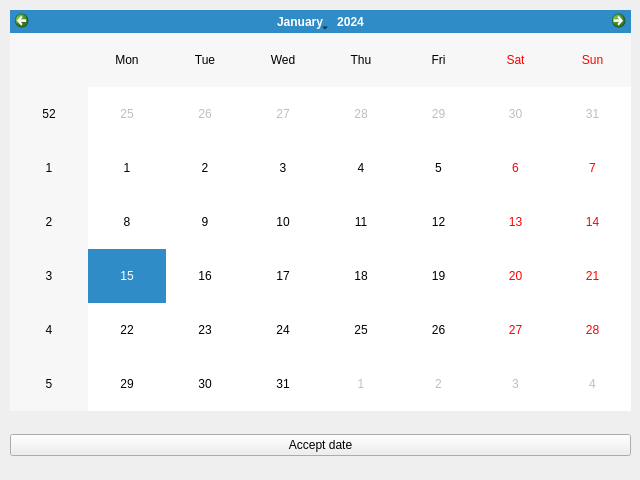
<?xml version="1.0" encoding="UTF-8"?>
<ui version="4.0">
 <class>Form</class>
 <widget class="QWidget" name="Form">
  <property name="geometry">
   <rect>
    <x>0</x>
    <y>0</y>
    <width>640</width>
    <height>480</height>
   </rect>
  </property>
  <property name="minimumSize">
   <size>
    <width>640</width>
    <height>480</height>
   </size>
  </property>
  <property name="maximumSize">
   <size>
    <width>640</width>
    <height>480</height>
   </size>
  </property>
  <property name="windowTitle">
   <string>Form</string>
  </property>
  <widget class="QWidget" name="gridLayoutWidget">
   <property name="geometry">
    <rect>
     <x>10</x>
     <y>10</y>
     <width>621</width>
     <height>401</height>
    </rect>
   </property>
   <layout class="QGridLayout" name="gridLayout">
    <item row="0" column="0">
     <widget class="QCalendarWidget" name="calendarWidget"/>
    </item>
   </layout>
  </widget>
  <widget class="QWidget" name="gridLayoutWidget_2">
   <property name="geometry">
    <rect>
     <x>10</x>
     <y>420</y>
     <width>621</width>
     <height>51</height>
    </rect>
   </property>
   <layout class="QGridLayout" name="gridLayout_2">
    <item row="0" column="0">
     <widget class="QPushButton" name="pushButton">
      <property name="text">
       <string>Accept date</string>
      </property>
     </widget>
    </item>
   </layout>
  </widget>
 </widget>
 <resources/>
 <connections/>
</ui>
